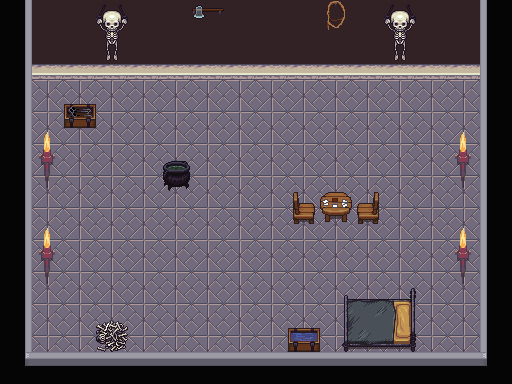

This is a level from a 2D game, rendered from its Tiled map with the project's own tilesets. A one-line summary and the complete map file follow:
An orthogonal 16x12 tile map with 32x32 px tiles, 2 tile layers (Tile Layer 1, Tile Layer 2), 4 tilesets.

<map version="1.0" tiledversion="2017.11.22" orientation="orthogonal" renderorder="right-down" width="16" height="12" tilewidth="32" tileheight="32" infinite="0" nextobjectid="1">
 <tileset firstgid="1" source="Terrain and Outside.tsx" />
 <tileset firstgid="1025" source="Exterior Tiles.tsx" />
 <tileset firstgid="2049" source="interior.tsx" />
 <tileset firstgid="2305" source="Interior1.tsx" />
 <layer name="Tile Layer 1" width="16" height="12">
  <data encoding="csv">
3177,3233,3233,3233,3233,3233,3233,3233,3233,3233,3233,3233,3233,3233,3233,3175,
3177,3233,3233,3233,3233,3233,3233,3233,3233,3233,3233,3233,3233,3233,3233,3175,
3177,3172,3172,3172,3172,3172,3172,3172,3172,3172,3172,3172,3172,3172,3172,3175,
3177,3172,3172,3172,3172,3172,3172,3172,3172,3172,3172,3172,3172,3172,3172,3175,
3177,3172,3172,3172,3172,3172,3172,3172,3172,3172,3172,3172,3172,3172,3172,3175,
3177,3172,3172,3172,3172,3172,3172,3172,3172,3172,3172,3172,3172,3172,3172,3175,
3177,3172,3172,3172,3172,3172,3172,3172,3172,3172,3172,3172,3172,3172,3172,3175,
3177,3172,3172,3172,3172,3172,3172,3172,3172,3172,3172,3172,3172,3172,3172,3175,
3177,3172,3172,3172,3172,3172,3172,3172,3172,3172,3172,3172,3172,3172,3172,3175,
3177,3172,3172,3172,3172,3172,3172,3172,3172,3172,3172,3172,3172,3172,3172,3175,
3177,3172,3172,3172,3172,3172,3172,3172,3172,3172,3172,3172,3172,3172,3172,3175,
3174,3144,3144,3144,3144,3144,3144,3144,3144,3144,3144,3144,3144,3144,3144,3173
</data>
 </layer>
 <layer name="Tile Layer 2" width="16" height="12">
  <data encoding="csv">
0,0,0,2998,0,0,2678,0,0,0,2556,0,2998,0,0,0,
0,0,0,3030,0,0,0,0,0,0,0,0,3030,0,0,0,
0,2669,2669,2669,2669,2669,2669,2669,2669,2669,2669,2669,2669,2669,2669,0,
0,0,2583,0,0,0,0,0,0,0,0,0,0,0,0,0,
0,2737,0,0,0,0,0,0,0,0,0,0,0,0,2737,0,
0,2769,0,0,0,2775,0,0,0,0,0,0,0,0,2769,0,
0,0,0,0,0,0,0,0,0,2776,2777,2778,0,0,0,0,
0,2737,0,0,0,0,0,0,0,0,0,0,0,0,2737,0,
0,2769,0,0,0,0,0,0,0,0,0,0,0,0,2769,0,
0,0,0,0,0,0,0,0,0,0,2938,2939,2940,0,0,0,
0,0,0,3032,0,0,0,0,0,2584,2970,2971,2972,0,0,0,
0,0,0,0,0,0,0,0,0,0,0,0,0,0,0,0
</data>
 </layer>
</map>
